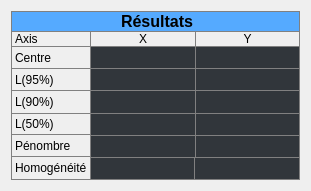
       <widget class="QWidget" name="verticalLayoutWidget_16">
        <property name="geometry">
         <rect>
          <x>50</x>
          <y>444</y>
          <width>311</width>
          <height>191</height>
         </rect>
        </property>
        <layout class="QVBoxLayout" name="verticalLayout_12">
         <property name="spacing">
          <number>0</number>
         </property>
         <item>
          <widget class="QLabel" name="p_label_signal_noise_34">
           <property name="sizePolicy">
            <sizepolicy hsizetype="Preferred" vsizetype="Preferred">
             <horstretch>0</horstretch>
             <verstretch>0</verstretch>
            </sizepolicy>
           </property>
           <property name="maximumSize">
            <size>
             <width>16777215</width>
             <height>45</height>
            </size>
           </property>
           <property name="styleSheet">
            <string notr="true">background: rgb(85, 170, 255);
border: 1px solid gray;
border-bottom-style: none;</string>
           </property>
           <property name="text">
            <string>&lt;html&gt;&lt;head/&gt;&lt;body&gt;&lt;p align=&quot;center&quot;&gt;&lt;span style=&quot; font-size:12pt; font-weight:600;&quot;&gt;Résultats&lt;/span&gt;&lt;/p&gt;&lt;/body&gt;&lt;/html&gt;</string>
           </property>
          </widget>
         </item>
         <item>
          <layout class="QGridLayout" name="gridLayout_17">
           <property name="spacing">
            <number>0</number>
           </property>
           <item row="3" column="1">
            <widget class="QLineEdit" name="p_lineEdit_profileX_l90">
             <property name="sizePolicy">
              <sizepolicy hsizetype="Expanding" vsizetype="Expanding">
               <horstretch>0</horstretch>
               <verstretch>0</verstretch>
              </sizepolicy>
             </property>
             <property name="font">
              <font>
               <pointsize>12</pointsize>
               <bold>true</bold>
              </font>
             </property>
             <property name="styleSheet">
              <string notr="true">
color: CornflowerBlue;
border: 1px solid gray;
border-right-style: none;
border-bottom-style: none;
background: rgb(49, 54, 59);

</string>
             </property>
             <property name="alignment">
              <set>Qt::AlignCenter</set>
             </property>
             <property name="readOnly">
              <bool>true</bool>
             </property>
            </widget>
           </item>
           <item row="3" column="0">
            <widget class="QLabel" name="p_label_profileX_119">
             <property name="styleSheet">
              <string notr="true">border: 1px solid gray;
border-right-style: none;
border-bottom-style: none;

</string>
             </property>
             <property name="text">
              <string>L(90%)</string>
             </property>
            </widget>
           </item>
           <item row="0" column="1">
            <widget class="QLabel" name="p_label_profileX_116">
             <property name="styleSheet">
              <string notr="true">border: 1px solid gray;
border-bottom-style: none;
border-right-style: none;</string>
             </property>
             <property name="text">
              <string>X</string>
             </property>
             <property name="alignment">
              <set>Qt::AlignCenter</set>
             </property>
            </widget>
           </item>
           <item row="0" column="2">
            <widget class="QLabel" name="p_label_profileX_117">
             <property name="styleSheet">
              <string notr="true">
border: 1px solid gray;
border-bottom-style: none;</string>
             </property>
             <property name="text">
              <string>Y</string>
             </property>
             <property name="alignment">
              <set>Qt::AlignCenter</set>
             </property>
            </widget>
           </item>
           <item row="0" column="0">
            <widget class="QLabel" name="p_label_profileX_118">
             <property name="styleSheet">
              <string notr="true">border: 1px solid gray;
border-bottom-style: none;
border-right-style: none;</string>
             </property>
             <property name="text">
              <string>Axis</string>
             </property>
            </widget>
           </item>
           <item row="6" column="1">
            <widget class="QLineEdit" name="p_lineEdit_profileX_flatness">
             <property name="sizePolicy">
              <sizepolicy hsizetype="Expanding" vsizetype="Expanding">
               <horstretch>0</horstretch>
               <verstretch>0</verstretch>
              </sizepolicy>
             </property>
             <property name="font">
              <font>
               <pointsize>12</pointsize>
               <bold>true</bold>
              </font>
             </property>
             <property name="styleSheet">
              <string notr="true">
color: CornflowerBlue;
border: 1px solid gray;
background: rgb(49, 54, 59);
</string>
             </property>
             <property name="alignment">
              <set>Qt::AlignCenter</set>
             </property>
             <property name="readOnly">
              <bool>true</bool>
             </property>
            </widget>
           </item>
           <item row="6" column="0">
            <widget class="QLabel" name="p_label_profileX_54">
             <property name="styleSheet">
              <string notr="true">border: 1px solid gray;
border-top-style: none;
border-right-style: none;

</string>
             </property>
             <property name="text">
              <string>Homogénéité</string>
             </property>
            </widget>
           </item>
           <item row="5" column="0">
            <widget class="QLabel" name="p_label_profileX_penumbra_12">
             <property name="styleSheet">
              <string notr="true">border: 1px solid gray;
border-top-style: none;
border-right-style: none;</string>
             </property>
             <property name="text">
              <string>Pénombre</string>
             </property>
            </widget>
           </item>
           <item row="5" column="1">
            <widget class="QLineEdit" name="p_lineEdit_profileX_penumbra">
             <property name="sizePolicy">
              <sizepolicy hsizetype="Expanding" vsizetype="Expanding">
               <horstretch>0</horstretch>
               <verstretch>0</verstretch>
              </sizepolicy>
             </property>
             <property name="font">
              <font>
               <pointsize>12</pointsize>
               <bold>true</bold>
              </font>
             </property>
             <property name="styleSheet">
              <string notr="true">
color: CornflowerBlue;
border: 1px solid gray;
border-right-style: none;
border-bottom-style: none;
background: rgb(49, 54, 59);

</string>
             </property>
             <property name="alignment">
              <set>Qt::AlignCenter</set>
             </property>
             <property name="readOnly">
              <bool>true</bool>
             </property>
            </widget>
           </item>
           <item row="2" column="1">
            <widget class="QLineEdit" name="p_lineEdit_profileX_l95">
             <property name="sizePolicy">
              <sizepolicy hsizetype="Expanding" vsizetype="Expanding">
               <horstretch>0</horstretch>
               <verstretch>0</verstretch>
              </sizepolicy>
             </property>
             <property name="font">
              <font>
               <pointsize>12</pointsize>
               <bold>true</bold>
              </font>
             </property>
             <property name="styleSheet">
              <string notr="true">
color: CornflowerBlue;
border: 1px solid gray;
border-right-style: none;
border-bottom-style: none;
background: rgb(49, 54, 59);</string>
             </property>
             <property name="alignment">
              <set>Qt::AlignCenter</set>
             </property>
             <property name="readOnly">
              <bool>true</bool>
             </property>
            </widget>
           </item>
           <item row="2" column="2">
            <widget class="QLineEdit" name="p_lineEdit_profileY_l95">
             <property name="sizePolicy">
              <sizepolicy hsizetype="Expanding" vsizetype="Expanding">
               <horstretch>0</horstretch>
               <verstretch>0</verstretch>
              </sizepolicy>
             </property>
             <property name="font">
              <font>
               <pointsize>12</pointsize>
               <bold>true</bold>
              </font>
             </property>
             <property name="styleSheet">
              <string notr="true">
color: CornflowerBlue;
border: 1px solid gray;
border-bottom-style: none;
background: rgb(49, 54, 59);

</string>
             </property>
             <property name="alignment">
              <set>Qt::AlignCenter</set>
             </property>
             <property name="readOnly">
              <bool>true</bool>
             </property>
            </widget>
           </item>
           <item row="5" column="2">
            <widget class="QLineEdit" name="p_lineEdit_profileY_penumbra">
             <property name="sizePolicy">
              <sizepolicy hsizetype="Expanding" vsizetype="Expanding">
               <horstretch>0</horstretch>
               <verstretch>0</verstretch>
              </sizepolicy>
             </property>
             <property name="font">
              <font>
               <pointsize>12</pointsize>
               <bold>true</bold>
              </font>
             </property>
             <property name="styleSheet">
              <string notr="true">
color: CornflowerBlue;
border: 1px solid gray;
border-bottom-style: none;
background: rgb(49, 54, 59);


</string>
             </property>
             <property name="alignment">
              <set>Qt::AlignCenter</set>
             </property>
             <property name="readOnly">
              <bool>true</bool>
             </property>
            </widget>
           </item>
           <item row="2" column="0">
            <widget class="QLabel" name="p_label_profileX_115">
             <property name="styleSheet">
              <string notr="true">border: 1px solid gray;
border-right-style: none;
border-bottom-style: none;

</string>
             </property>
             <property name="text">
              <string>L(95%)</string>
             </property>
            </widget>
           </item>
           <item row="4" column="0">
            <widget class="QLabel" name="p_label_profileX_120">
             <property name="styleSheet">
              <string notr="true">border: 1px solid gray;
border-right-style: none;

</string>
             </property>
             <property name="text">
              <string>L(50%)</string>
             </property>
            </widget>
           </item>
           <item row="6" column="2">
            <widget class="QLineEdit" name="p_lineEdit_profileY_flatness">
             <property name="sizePolicy">
              <sizepolicy hsizetype="Expanding" vsizetype="Expanding">
               <horstretch>0</horstretch>
               <verstretch>0</verstretch>
              </sizepolicy>
             </property>
             <property name="font">
              <font>
               <pointsize>12</pointsize>
               <bold>true</bold>
              </font>
             </property>
             <property name="styleSheet">
              <string notr="true">
color: CornflowerBlue;
border: 1px solid gray;
border-left-style: none;
background: rgb(49, 54, 59);</string>
             </property>
             <property name="alignment">
              <set>Qt::AlignCenter</set>
             </property>
             <property name="readOnly">
              <bool>true</bool>
             </property>
            </widget>
           </item>
           <item row="4" column="1">
            <widget class="QLineEdit" name="p_lineEdit_profileX_l50">
             <property name="sizePolicy">
              <sizepolicy hsizetype="Expanding" vsizetype="Expanding">
               <horstretch>0</horstretch>
               <verstretch>0</verstretch>
              </sizepolicy>
             </property>
             <property name="font">
              <font>
               <pointsize>12</pointsize>
               <bold>true</bold>
              </font>
             </property>
             <property name="styleSheet">
              <string notr="true">
color: CornflowerBlue;
border: 1px solid gray;
border-right-style: none;
border-bottom-style: none;
background: rgb(49, 54, 59);

</string>
             </property>
             <property name="alignment">
              <set>Qt::AlignCenter</set>
             </property>
             <property name="readOnly">
              <bool>true</bool>
             </property>
            </widget>
           </item>
           <item row="3" column="2">
            <widget class="QLineEdit" name="p_lineEdit_profileY_l90">
             <property name="sizePolicy">
              <sizepolicy hsizetype="Expanding" vsizetype="Expanding">
               <horstretch>0</horstretch>
               <verstretch>0</verstretch>
              </sizepolicy>
             </property>
             <property name="font">
              <font>
               <pointsize>12</pointsize>
               <bold>true</bold>
              </font>
             </property>
             <property name="styleSheet">
              <string notr="true">
color: CornflowerBlue;
border: 1px solid gray;
border-bottom-style: none;
background: rgb(49, 54, 59);

</string>
             </property>
             <property name="alignment">
              <set>Qt::AlignCenter</set>
             </property>
             <property name="readOnly">
              <bool>true</bool>
             </property>
            </widget>
           </item>
           <item row="4" column="2">
            <widget class="QLineEdit" name="p_lineEdit_profileY_l50">
             <property name="sizePolicy">
              <sizepolicy hsizetype="Expanding" vsizetype="Expanding">
               <horstretch>0</horstretch>
               <verstretch>0</verstretch>
              </sizepolicy>
             </property>
             <property name="font">
              <font>
               <pointsize>12</pointsize>
               <bold>true</bold>
              </font>
             </property>
             <property name="styleSheet">
              <string notr="true">
color: CornflowerBlue;
border: 1px solid gray;
border-bottom-style: none;
background: rgb(49, 54, 59);

</string>
             </property>
             <property name="alignment">
              <set>Qt::AlignCenter</set>
             </property>
             <property name="readOnly">
              <bool>true</bool>
             </property>
            </widget>
           </item>
           <item row="1" column="0">
            <widget class="QLabel" name="p_label_profileX_121">
             <property name="styleSheet">
              <string notr="true">border: 1px solid gray;
border-right-style: none;
border-bottom-style: none;

</string>
             </property>
             <property name="text">
              <string>Centre</string>
             </property>
            </widget>
           </item>
           <item row="1" column="1">
            <widget class="QLineEdit" name="p_lineEdit_profileX_centre">
             <property name="sizePolicy">
              <sizepolicy hsizetype="Expanding" vsizetype="Expanding">
               <horstretch>0</horstretch>
               <verstretch>0</verstretch>
              </sizepolicy>
             </property>
             <property name="font">
              <font>
               <pointsize>12</pointsize>
               <bold>true</bold>
              </font>
             </property>
             <property name="styleSheet">
              <string notr="true">
color: CornflowerBlue;
border: 1px solid gray;
border-right-style: none;
border-bottom-style: none;
background: rgb(49, 54, 59);
</string>
             </property>
             <property name="alignment">
              <set>Qt::AlignCenter</set>
             </property>
             <property name="readOnly">
              <bool>true</bool>
             </property>
            </widget>
           </item>
           <item row="1" column="2">
            <widget class="QLineEdit" name="p_lineEdit_profileY_centre">
             <property name="sizePolicy">
              <sizepolicy hsizetype="Expanding" vsizetype="Expanding">
               <horstretch>0</horstretch>
               <verstretch>0</verstretch>
              </sizepolicy>
             </property>
             <property name="font">
              <font>
               <pointsize>12</pointsize>
               <bold>true</bold>
              </font>
             </property>
             <property name="styleSheet">
              <string notr="true">
color: CornflowerBlue;
border: 1px solid gray;
border-bottom-style: none;
background: rgb(49, 54, 59);</string>
             </property>
             <property name="alignment">
              <set>Qt::AlignCenter</set>
             </property>
             <property name="readOnly">
              <bool>true</bool>
             </property>
            </widget>
           </item>
          </layout>
         </item>
        </layout>
       </widget>
